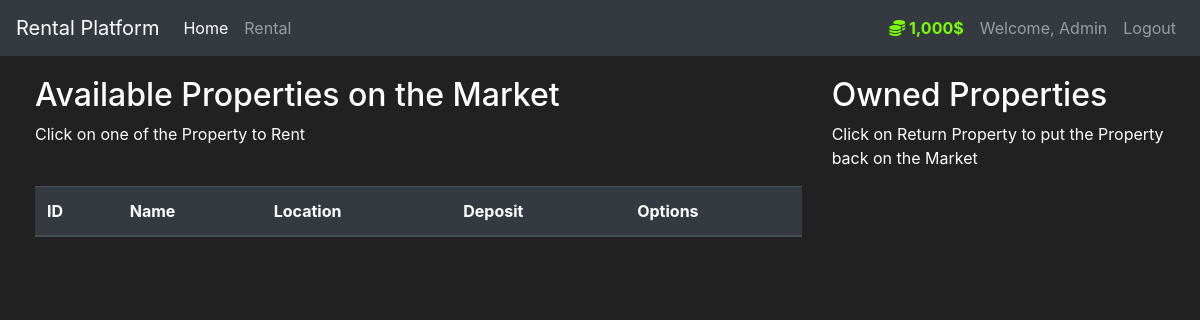
/rental (signed in), run on an earlier commit of the app's database.
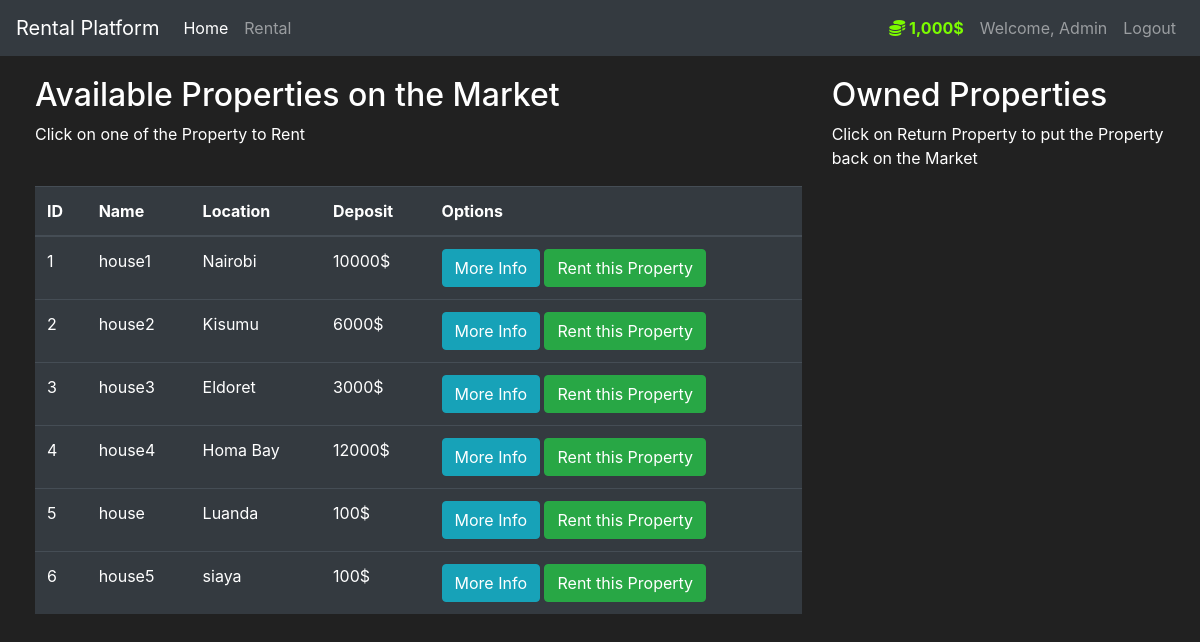
And on a later commit of the database.
### rental/models.py (models this page shows, shortened)
class User(db.Model, UserMixin):
    id = db.Column(db.Integer(), primary_key=True)
    username = db.Column(db.String(length=30), nullable=False, unique=True)
    email_address = db.Column(db.String(length=50), nullable=False, unique=True)
    password_hash = db.Column(db.String(length=60), nullable=False)
    budget = db.Column(db.Integer(), nullable=False, default=1000)
    items = db.relationship('Item', backref='owned_user', lazy=True)
    @property
    def prettier_budget(self):
        if len(str(self.budget)) >= 4:
            return f'{str(self.budget)[:-3]},{str(self.budget)[-3:]}$'
        else:
            return f"{self.budget}$"
    @property
    def password(self):
        return self.password

class Item(db.Model):
    id = db.Column(db.Integer(), primary_key=True)
    name = db.Column(db.String(length=30), nullable=False, unique=True)
    price = db.Column(db.Integer(), nullable=False)
    location = db.Column(db.String(length=50), nullable=False)
    description = db.Column(db.String(length=1024), nullable=False, unique=True)
    owner = db.Column(db.Integer(), db.ForeignKey('user.id'))

### rental/routes.py (the view, shortened to what this page needs)
@app.route('/rental', methods=['GET', 'POST'])
@login_required
def rental_page():
    purchase_form = PurchaseItemForm()
    selling_form = SellItemForm()
    if request.method == "GET":
        items = Item.query.filter_by(owner=None)
        owned_items = Item.query.filter_by(owner=current_user.id)
        return render_template('rental.html', items=items, purchase_form=purchase_form, owned_items=owned_items, selling_form=selling_form)

### rental/models.py (called while the page is built)
@login_manager.user_loader
def load_user(user_id):
    return User.query.get(int(user_id))

### rental/templates/rental.html (shortened to what this page needs)
{% extends 'base.html' %}
{% block content %}
<div class="row" style="margin-top:20px; margin-left:20px">
   <div class="col-8">
       <h2>Available Properties on the Market</h2>
       <p>Click on one of the Property to Rent</p>
       <br>
      <table class="table table-hover table-dark">
         <thead>
            <tr>
               <th scope="col">ID</th>
               <th scope="col">Name</th>
               <th scope="col">Location</th>
               <th scope="col">Deposit</th>
               <th scope="col">Options</th>
            </tr>
         </thead>
         <tbody>
            {% for item in items %}
            <tr>
               <td>{{ item.id }}</td>
               <td>{{ item.name }}</td>
               <td>{{ item.location }}</td>
               <td>{{ item.price }}$</td>
               <td>
                  <button class="btn btn-outline btn-info" data-toggle="modal" data-target="#Modal-MoreInfo-{{ item.id }}">More Info</button>
                  <button class="btn btn-outline btn-success" data-toggle="modal" data-target="#Modal-PurchaseConfirm-{{ item.id }}">Rent this Property</button>
               </td>
            </tr>
            {% endfor %}
         </tbody>
      </table>
   </div>
   <div class="col-4">
        <h2>Owned Properties</h2>
        <p>Click on Return Property to put the Property back on the Market</p>
        <br>
   </div>
</div>
{% endblock %}

### rental/templates/base.html (shortened to what this page needs)
<!doctype html>
<html lang="en">
   <head>
      <link rel="stylesheet" href="https://cdn.jsdelivr.net/npm/bootstrap@4.5.3/dist/css/bootstrap.min.css">
   </head>
   <body>
    <nav class="navbar navbar-expand-md navbar-dark bg-dark">
      <a class="navbar-brand" href="#">Rental Platform</a>
      <div class="collapse navbar-collapse" id="navbarNav">
        <ul class="navbar-nav mr-auto">
            <li class="nav-item active">
                <a class="nav-link" href="{{ url_for('home_page') }}">Home <span class="sr-only">(current)</span></a>
            </li>
            <li class="nav-item">
                <a class="nav-link" href="{{ url_for('rental_page') }}">Rental</a>
            </li>
        </ul>
          {% if current_user.is_authenticated %}
            <ul class="navbar-nav">
                <li class="nav-item">
                    <a class="nav-link" style="color: lawngreen; font-weight: bold">
                        <i class="fas fa-coins"></i>
                        {{ current_user.prettier_budget }}
                    </a>
                </li>
                <li class="nav-item">
                    <a class="nav-link">Welcome, {{ current_user.username }}</a>
                </li>
                <li class="nav-item">
                    <a class="nav-link" href="{{ url_for('logout_page') }}">Logout</a>
                </li>
            </ul>
          {% endif %}
      </div>
    </nav>
      {% block content %}
      {% endblock %}
   </body>
</html>

### rental/templates/base.html (style rules this page uses)
body { background-color: #212121; color: white }

What changed in the data, as far as the page shows it:
added Item: id "1", name "house1", location "Nairobi", price "10000"
added Item: id "2", name "house2", location "Kisumu", price "6000"
added Item: id "3", name "house3", location "Eldoret", price "3000"
added Item: id "4", name "house4", location "Homa Bay", price "12000"
added Item: id "5", name "house", location "Luanda", price "100"
added Item: id "6", name "house5", location "siaya", price "100"
